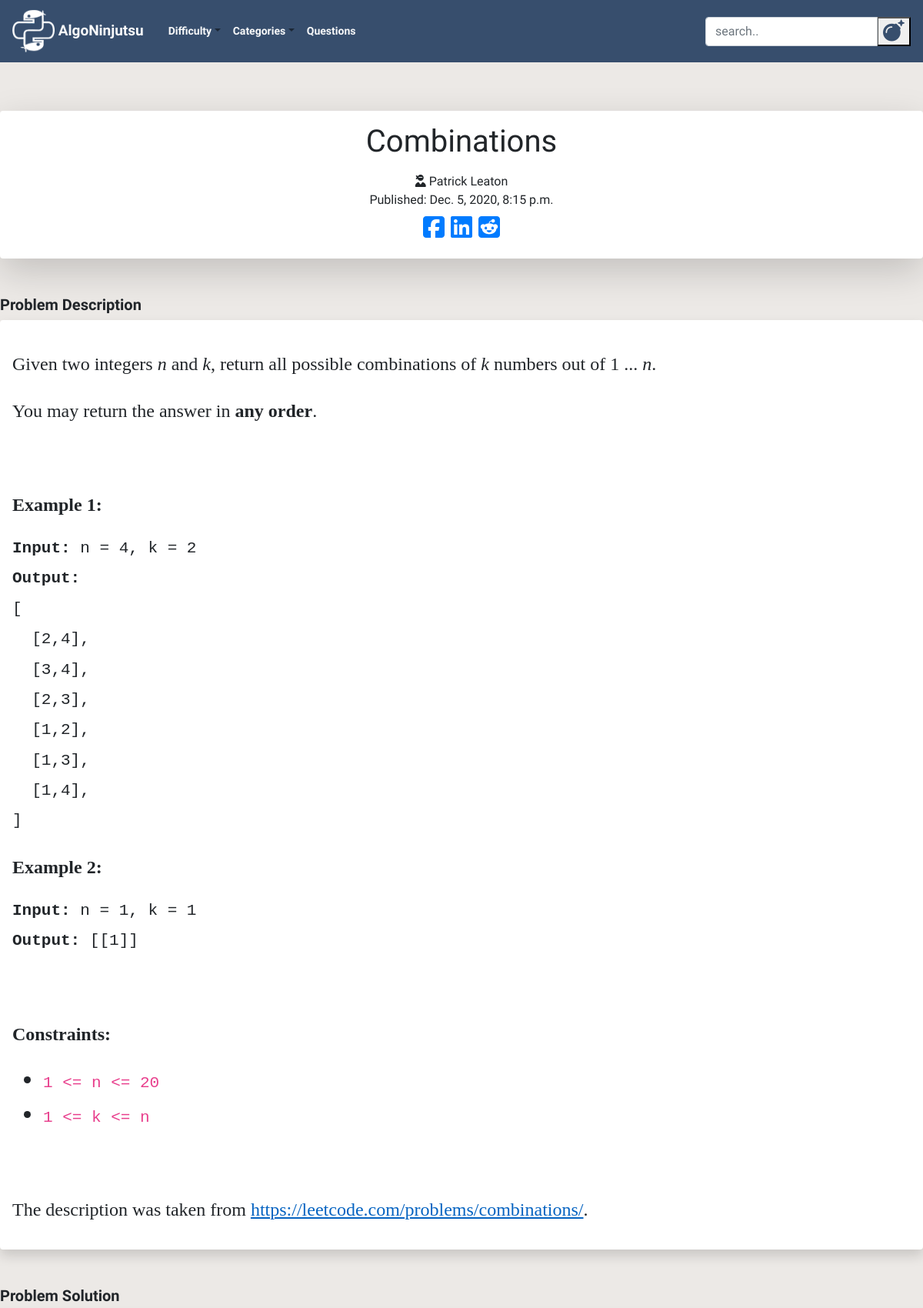
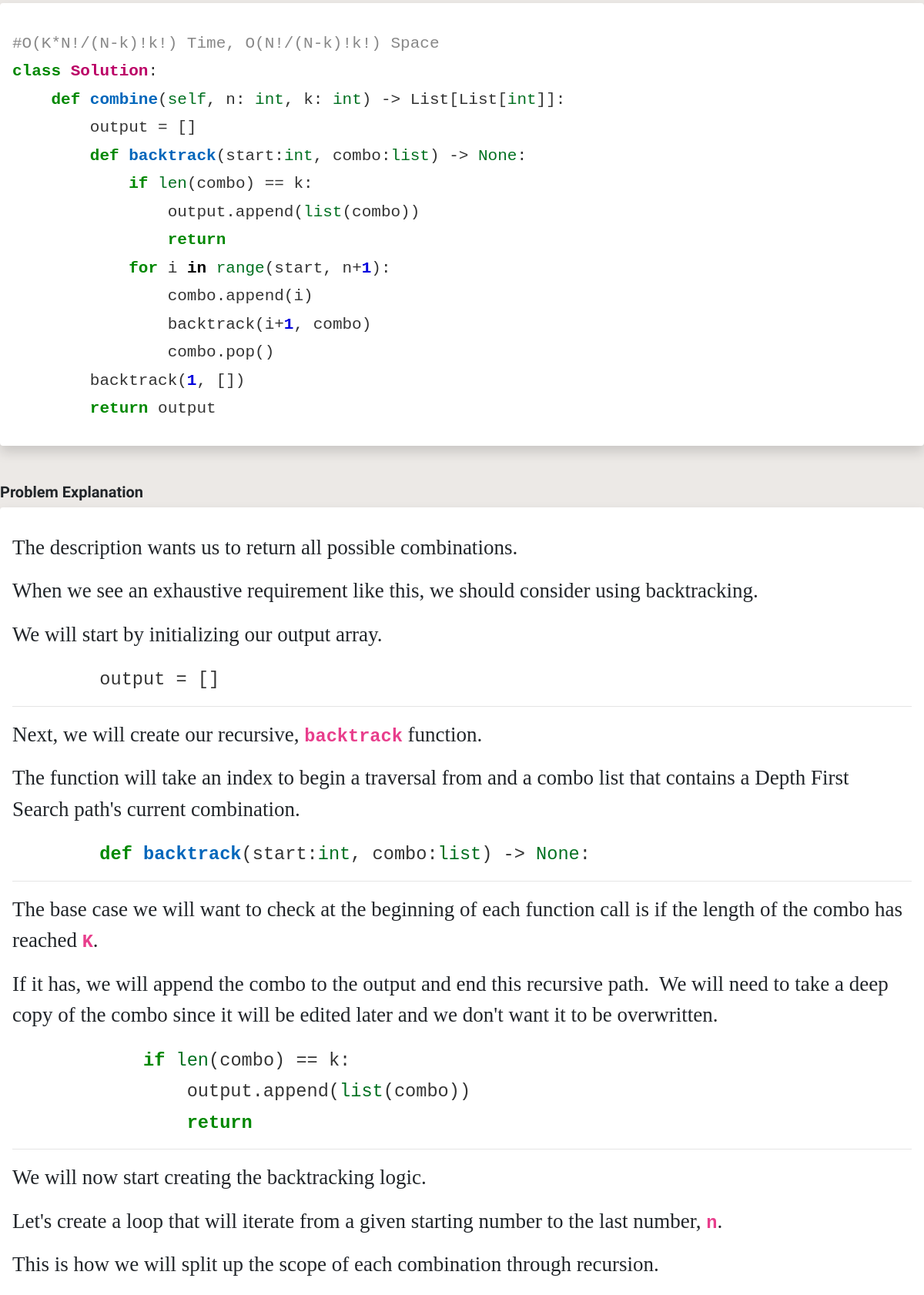
/post/110/ (upper part), run on the app's committed database (2 pictures, top to bottom).
### blog/models.py (models this page shows, shortened)
class Post(models.Model):
    author = models.TextField()
    title = RichTextField()
    category = models.TextField(choices = CATEGORY_CHOICES, default = 'arrays')
    alt_category = models.TextField(choices = CATEGORY_CHOICES, blank=True, null = True)
    difficulty = models.TextField(choices = DIFFICULTY_CHOICES, default = 'easy')
    description = RichTextField()
    text = RichTextField()
    explanation = RichTextField()
    additional_notes = RichTextField(blank=True, null = True)
    published_date = models.DateTimeField(blank=True, null=True)

### blog/views.py (the view)
# urls.py: path('post/<int:pk>/', views.PostDetailView.as_view(), name='post_detail'),
class PostDetailView(DetailView):
    model = Post

### blog/static/templates/blog/post_detail.html (shortened to what this page needs)
{% extends 'blog/base.html' %}
{% block content %}
<div class="pops col-md-12">
  <div class="detail_title shadow-lg p-3 mb-5 bg-white rounded">
    <div align="center">
      <h1 class="posttitle">{{post.title|safe}}</h1>
      <i class="fas fa-user-ninja"></i>
      {{post.author}}
    </div>
    {% if post.published_date %}
    <div class="date postdate">
      Published: {{ post.published_date }}
    </div>
    {% else %}
    <a class="btn btn-default" href="{% url 'post_publish' pk=post.pk%}">Publish</a>
    {% endif %}
    <div class="fa-2x social_links" align="center">
      <a href="https://www.facebook.com/sharer/sharer.php?u={{request.build_absolute_uri}}">
        <i class="fab fa-facebook-square"></i>
      </a>
        <a href="https://www.linkedin.com/shareArticle?mini=true&url={{request.build_absolute_uri}}&title=AlgoNinjutsu&summary=Check%20out%20this%20article%20from%20Gaijin%20Gaming%20&source={{request.build_absolute_uri}}">
        <i class="fab fa-linkedin"></i>
      </a>
      <a href="http://www.reddit.com/submit?url={{request.build_absolute_uri}}&title=Check%20out%20this%20article%20from%20AlgoNinjutsu">
        <i class="fab fa-reddit-square"></i>
      </a>
     </div>
  </div>
<h5><b>Problem Description</b></h5>
  <div class="postdescription shadow p-3 mb-5 bg-white rounded">
      <p>{{ post.description|safe}}</p>
  </div>
<h5><b>Problem Solution</b></h5>
  <div class="posttext shadow p-3 mb-5 bg-white rounded">
      <p>{{ post.text|safe}}</p>
  </div>
<h5><b>Problem Explanation</b></h5>
<div class="postexplanation shadow p-3 mb-5 bg-white rounded">
    <p>{{ post.explanation|safe}}</p>
</div>
  </div>
  {% endblock %}

### blog/static/css/blog.css (style rules this page uses)
body { font-family: 'Special Elite', cursive; background: #ECE9E6; background: -webkit-linear-gradient(to bottom, #FFFFFF, #ECE9E6); overflow-x: hidden; max-width: 100%; }
.postdate { text-align: center; }
.posttext { font-family: Calibri; font-size: 2vmin !important; }
.postdescription { font-family: Calibri; font-size: 2.5vmin !important; }
.postexplanation { font-family: Calibri; font-size: 2.25vmin !important; }

### data on the page
Post: title "Combinations", author "Patrick Leaton", published_date "Dec. 5, 2020, 8:15 p.m.", description "Given two integers n and k , return all possible combinations of k numbers out of 1 ... n . You may return the answer in any order . Example 1: Input: n = 4, k = 2 Output: [ [2,4], [3,4], [2,3], [1,2], [1,3], [1,4], ] Example 2: Input: n = 1, k = 1 Output: [[1]] Constraints: 1 <= n <= 20 1 <= k <= n The description was taken from https://leetcode.com/problems/combinations/ .", text "#O(K*N!/(N-k)!k!) Time, O(N!/(N-k)!k!) Space class Solution : def combine ( self , n: int , k: int ) -> List[List[ int ]]: output = [] def backtrack (start: int , combo: list ) -> None : if len (combo) == k: output.append( list (combo)) return for i in range (start, n+ 1 ): combo.append(i) backtrack(i+ 1 , combo) combo.pop() backtrack( 1 , []) return output", explanation "The description wants us to return all possible combinations. When we see an exhaustive requirement like this, we should consider using backtracking. We will start by initializing our output array. output = [] Next, we will create our recursive, backtrack function. The function will take an index to begin a traversal from and a combo list that contains a Depth First Search path's current combination. def backtrack (start: int , combo: list ) -> None : The base case we will want to check at the beginning of each function call is if the length of the combo has reached K . If it has, we will append the combo to the output and end this recursive path. We will need to take a deep copy of the…"
